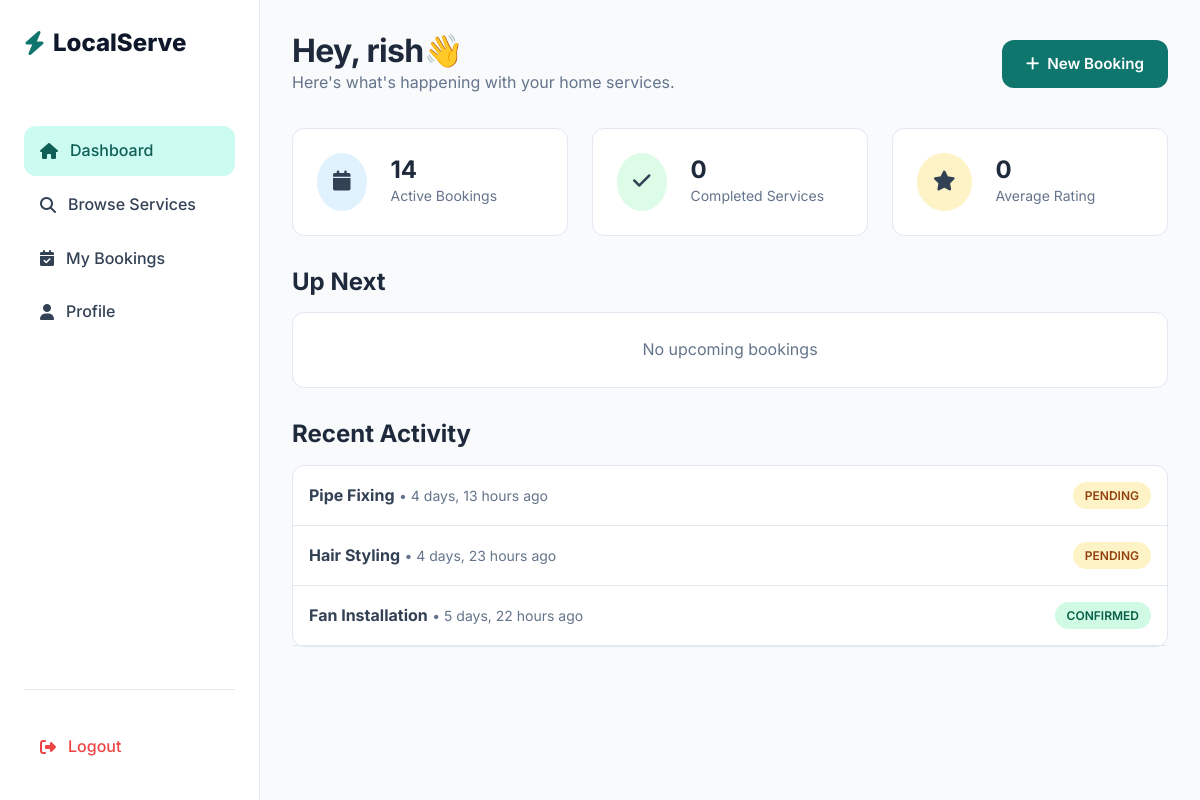
Before: /dashboard/customer/ (signed in) with the older database file.
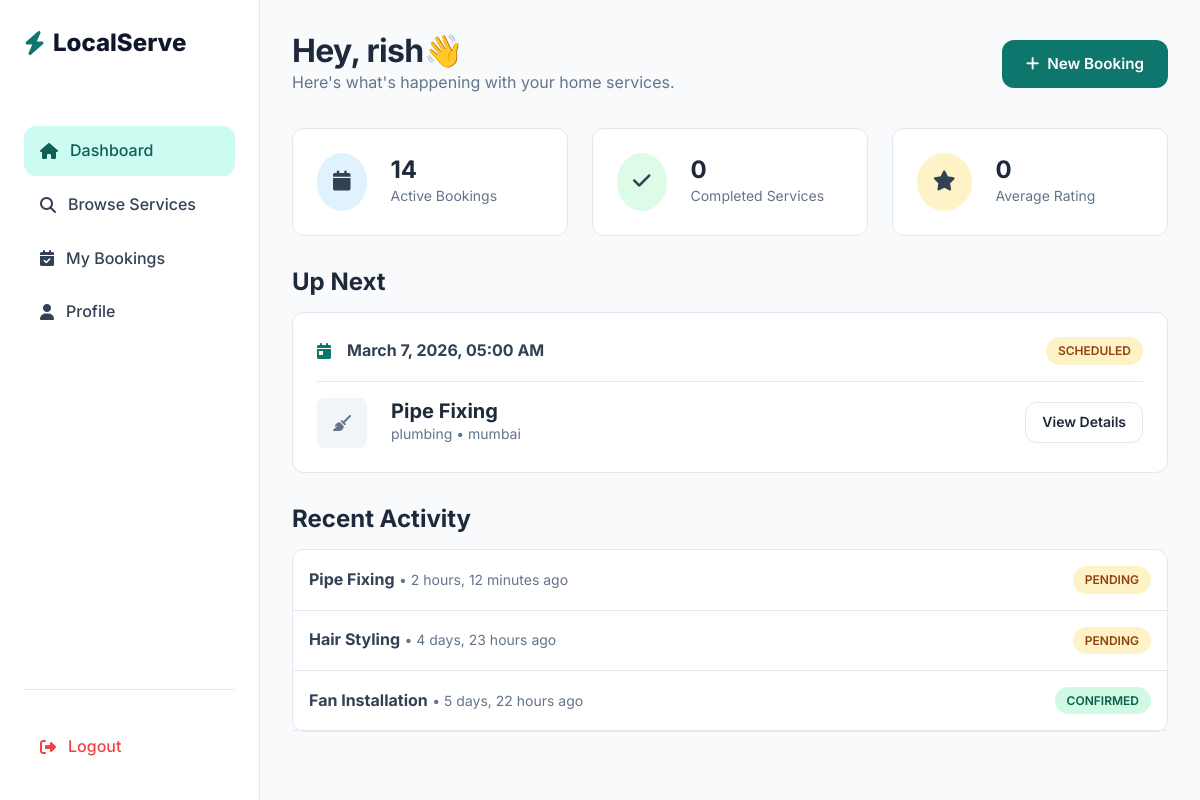
After: the same page with the newer database file.
### bookings/models.py (models this page shows, shortened)
class Booking(models.Model):
    BOOKING_STATUS_CHOICES = [
        ('PENDING','Pending'),
        ('ASSIGNED', 'Assigned'),
        ('CONFIRMED','Confirmed'),
        ('IN_PROGRESS','In Progress'),
        ('COMPLETED','Completed'),
        ('CANCELLED', 'Cancelled'),
    ]
    customer = models.ForeignKey(User, on_delete = models.CASCADE, related_name='bookings')
    service = models.ForeignKey(Service, on_delete = models.CASCADE, related_name='bookings')
    worker = models.ForeignKey(Worker, on_delete = models.SET_NULL, null=True, blank=True, related_name='bookings')
    booking_date = models.DateField()
    booking_time = models.TimeField()
    total_price = models.DecimalField(max_digits=8, decimal_places=2, default=0)
    label = models.CharField(max_length=50, blank=True, null=True)
    address_line = models.CharField(max_length=500)
    city = models.CharField(max_length=100)
    state = models.CharField(max_length=100)
    pincode = models.CharField(max_length=10)
    landmark = models.CharField(max_length=100, blank=True)
    booking_status = models.CharField(max_length=20, choices = BOOKING_STATUS_CHOICES, default='PENDING')
    created_at = models.DateTimeField(auto_now_add=True)
    updated_at = models.DateTimeField(auto_now = True)

### services/models.py (models this page shows, shortened)
class Service(models.Model):
    category = models.ForeignKey(ServiceCategory, on_delete=models.CASCADE, related_name = "services")
    title = models.CharField(max_length=150)
    description = models.TextField()
    price = models.DecimalField(max_digits=8,decimal_places=2)
    duration_minutes = models.IntegerField()
    image = models.ImageField(upload_to="services/",blank=True, null=True)
    is_active = models.BooleanField(default=True)
    created_at = models.DateTimeField(auto_now_add=True)
    is_best_seller = models.BooleanField(default=False)
    includes = models.TextField(blank=True,default="",
        help_text="Enter one item per line (e.g. Deep dusting, Floor cleaning, etc.)"
    )

class ServiceCategory(models.Model):
    name = models.CharField(max_length = 100,unique=True)
    icon = models.CharField(max_length = 100,blank=True)
    is_active = models.BooleanField(default = True)

### dashboard/views.py (the view)
# urls.py: path('customer/', views.customer_dashboard, name = 'customer_dashboard'),
def customer_dashboard(request):
    user = request.user
    active_bookings = Booking.objects.filter(
        customer=user,booking_status__in=["PENDING","ASSIGNED","CONFIRMED","IN_PROGRESS"]
    ).count()
    completed_services = Booking.objects.filter(customer=user,booking_status = "COMPLETED").count()
    upcoming_booking = Booking.objects.filter(customer=user,
            booking_date__gte=timezone.now().date(),
            booking_status__in=["ASSIGNED","CONFIRMED","PENDING"]).order_by("booking_date","booking_time").first()
    recent_activity = Booking.objects.filter(customer=user).order_by("-created_at")[:3]
    context = {
        "active_bookings": active_bookings,
        "completed_services": completed_services,
        "avg_rating": 0,
        "upcoming_booking": upcoming_booking,
        "recent_activity": recent_activity
    }
    return render(request,'customer/dashboard/customer_dashboard.html',context)

### templates/customer/dashboard/customer_dashboard.html (shortened to what this page needs)
{% extends "base_customer.html" %}
        {% block content %}
            <div class="flex justify-between items-center" style="margin-bottom: 2rem;">
                <div>
                    <h2>Hey, {{ request.user }}👋</h2>
                    <p class="text-light">Here's what's happening with your home services.</p>
                </div>
                <div class="flex items-center gap-md">
                    <a href="{% url 'services' %}" class="btn btn-primary">
                        <i class="fa-solid fa-plus"></i> New Booking
                    </a>
                </div>
            </div>
            <div class="grid grid-cols-3 grid-gap" style="margin-bottom: 2rem;">
                <div class="card p-6 flex items-center gap-lg">
                    <div style="background: #E0F2FE; padding: 1rem; border-radius: 50%;">
                        <i class="fa-solid fa-calendar text-info fa-lg"></i>
                    </div>
                    <div>
                        <h3 style="margin-bottom: 0;">{{ active_bookings }}</h3>
                        <p class="text-sm text-light">Active Bookings</p>
                    </div>
                </div>
                <div class="card p-6 flex items-center gap-lg">
                    <div style="background: #DCFCE7; padding: 1rem; border-radius: 50%;">
                        <i class="fa-solid fa-check text-success fa-lg"></i>
                    </div>
                    <div>
                        <h3 style="margin-bottom: 0;">{{ completed_services }}</h3>
                        <p class="text-sm text-light">Completed Services</p>
                    </div>
                </div>
                <div class="card p-6 flex items-center gap-lg">
                    <div style="background: #FEF3C7; padding: 1rem; border-radius: 50%;">
                        <i class="fa-solid fa-star text-warning fa-lg"></i>
                    </div>
                    <div>
                        <h3 style="margin-bottom: 0;">{{ avg_rating }}</h3>
                        <p class="text-sm text-light">Average Rating</p>
                    </div>
                </div>
            </div>
            <div style="margin-bottom: 2rem;">
                <h3 style="margin-bottom: 1rem;">Up Next</h3>
                {% if upcoming_booking %}
                <div class="card">
                    <div class="flex justify-between items-center"
                        style="border-bottom: 1px solid var(--color-border); padding-bottom: 1rem; margin-bottom: 1rem;">
                        <div class="flex items-center gap-md">
                            <i class="fa-solid fa-calendar-day text-primary"></i>
                            <span class="font-bold">{{ upcoming_booking.booking_date|date:"F j, Y" }},
                                        {{ upcoming_booking.booking_time|time:"h:i A" }}
                            </span>
                        </div>
                        <span class="badge badge-warning">Scheduled</span>
                    </div>
                    <div class="flex justify-between items-center">
                        <div class="flex items-center gap-lg">
                            <div
                                style="width: 50px; height: 50px; background: #F1F5F9; border-radius: 8px; display: flex; align-items: center; justify-content: center;">
                                <i class="fa-solid fa-broom text-light"></i>
                            </div>
                            <div>
                                <h4 class="margin-bottom: 0.25rem">{{ upcoming_booking.service.title }}</h4>
                                <p class="text-sm text-light">{{ upcoming_booking.service.category.name }} • {{ upcoming_booking.city }}</p>
                            </div>
                        </div>
                        <a href="{% url 'booking_detail' upcoming_booking.id %}" class="btn btn-secondary btn-sm">View Details</a>
                    </div>
                </div>
                {% else %}
                    <div class="card text-center p-6">
                        <p class="text-light">No upcoming bookings</p>
                    </div>
                    {% endif %}
            </div>
            <div>
                <h3 style="margin-bottom: 1rem;">Recent Activity</h3>
                <div class="card" style="padding: 0;">
                    {% for booking in recent_activity %}
                    <div style="padding: 1rem; border-bottom: 1px solid var(--color-border);">
                        <div class="flex justify-between items-center">
                            <div>
                                <span class="font-bold">{{ booking.service.title }}</span> <span class="text-light text-sm">• {{ booking.created_at|timesince }}
                                    ago</span>
                            </div>
                            {% if booking.booking_status == "COMPLETED" %}
                                <span class="badge badge-success">Completed</span>
                            {% elif booking.booking_status == "CANCELLED" %}
                                <span class="badge badge-danger">Cancelled</span>
                            {% elif booking.booking_status == "PENDING" %}
                                <span class="badge badge-warning">Pending</span>
                            {% elif booking.booking_status == "ASSIGNED" %}
                                <span class="badge badge-info">Assigned</span>
                            {% elif booking.booking_status == "CONFIRMED" %}
                                <span class="badge badge-success">Confirmed</span>
                            {% else %}
                                <span class="badge badge-secondary">{{ booking.booking_status }}</span>
                            {% endif %}
                        </div>
                    </div>
                    {% empty %}
                    <div style="padding: 1rem;">
                        <p class="text-light">No recent activity</p>
                    </div>
                    {% endfor %}
                </div>
            </div>
            {% endblock %}

### templates/base_customer.html (shortened to what this page needs)
{% load static %}
<!DOCTYPE html>
<html lang="en">
<head>
    <link rel="stylesheet" href="{% static 'css/style.css' %}">
    <link rel="stylesheet"
          href="https://cdnjs.cloudflare.com/ajax/libs/font-awesome/6.4.0/css/all.min.css">
</head>
<body>
<div class="dashboard-layout">
    {% include "sidebar/customersidebar.html" %}
    <main class="dashboard-content">
        {% block content %}
        {% endblock %}
    </main>
</div>
</body>
</html>

### templates/sidebar/customersidebar.html
        <aside class="sidebar">
            <a href="{% url 'home' %}" class="logo" style="margin-bottom: 2rem;">
                <i class="fa-solid fa-bolt text-primary"></i>
                <span>LocalServe</span>
            </a>
            <div class="sidebar-menu">
                <a href="{% url 'customer_dashboard' %}" class="sidebar-item  {% if request.resolver_match.url_name == 'customer_dashboard' %} active {% endif %}">
                    <i class="fa-solid fa-house"></i> Dashboard
                </a>
                <a href="{% url 'services' %}" class="sidebar-item {% if request.resolver_match.url_name == 'services' %} active {%  endif %}" >
                    <i class="fa-solid fa-magnifying-glass"></i> Browse Services
                </a>
                <a href="{% url 'booking' %}" class="sidebar-item {% if request.resolver_match.url_name == 'booking' %}active{% endif %}">
                    <i class="fa-solid fa-calendar-check"></i> My Bookings
                </a>
                <a href="{% url "profile" %}" class="sidebar-item {% if request.resolver_match.url_name == 'profile' %}active{% endif %}">
                    <i class="fa-solid fa-user"></i> Profile
                </a>
            </div>
            <div style="margin-top: auto; padding-top: 2rem; border-top: 1px solid var(--color-border);">
                <a href="{% url 'logout_user' %}" class="sidebar-item" style="color: var(--color-danger);">
                    <i class="fa-solid fa-right-from-bracket"></i> Logout
                </a>
            </div>
        </aside>

### static/css/style.css (style rules this page uses)
:root { --color-primary: #0F766E; --color-primary-dark: #0F5F57; --color-primary-light: #CCFBF1; --color-secondary: #0F172A; --color-accent: #F59E0B; --color-bg: #F8FAFC; --color-surface: #FFFFFF; --color-border: #E2E8F0; --color-text: #334155; --color-text-dark: #1E293B; --color-text-light: #64748B; --color-text-white: #FFFFFF; --color-success: #10B981; --color-warning: #F59E0B; --color-danger: #EF4444; --color-info: #3B82F6; --spacing-xs: 0.25rem; --spacing-sm: 0.5rem; --spacing-md: 1rem; --spacing-lg: 1.5rem; --spacing-xl: 3rem; --radius-sm: 6px; --radius-md: 12px; --radius-lg: 20px; --radius-full: 9999px; --shadow-sm: 0 1px 2px 0 rgba(0, 0, 0, 0.05); --shadow-md: 0 4px 6px -1px rgba(0, 0, 0, 0.1), 0 2px 4px -1px rgba(0, 0, 0, 0.06); --shadow-lg: 0 10px 15px -3px rgba(0, 0, 0, 0.1), 0 4px 6px -2px rgba(0, 0, 0, 0.05); --shadow-hover: 0 20px 25px -5px rgba(0, 0, 0, 0.1), 0 10px 10px -5px rgba(0, 0, 0, 0.04); --transition: all 0.2s cubic-bezier(0.4, 0, 0.2, 1); --header-height: 80px; --max-width: 1200px; }
*, *::before, *::after { box-sizing: border-box; margin: 0; padding: 0; }
body { font-family: 'Inter', sans-serif; background-color: var(--color-bg); color: var(--color-text); line-height: 1.6; -webkit-font-smoothing: antialiased; }
a { text-decoration: none; color: inherit; transition: var(--transition); }
.flex { display: flex; }
.items-center { align-items: center; }
.justify-between { justify-content: space-between; }
.gap-md { gap: var(--spacing-md); }
.gap-lg { gap: var(--spacing-lg); }
.grid { display: grid; }
.grid-cols-3 { grid-template-columns: repeat(3, 1fr); }
.grid-gap { gap: var(--spacing-lg); }
h1, h2, h3, h4, h5, h6 { color: var(--color-text-dark); font-weight: 700; line-height: 1.2; }
h2 { font-size: 2rem; letter-spacing: -0.02em; }
h3 { font-size: 1.5rem; }
h4 { font-size: 1.25rem; }
.text-primary { color: var(--color-primary); }
.text-light { color: var(--color-text-light); }
.text-sm { font-size: 0.875rem; }
.font-bold { font-weight: 700; }
.btn { display: inline-flex; align-items: center; justify-content: center; padding: 0.75rem 1.5rem; border-radius: var(--radius-md); font-weight: 600; cursor: pointer; transition: var(--transition); border: none; font-size: 0.95rem; gap: 0.5rem; }
.btn-primary { background-color: var(--color-primary); color: white; }
.btn-secondary { background-color: white; color: var(--color-text-dark); border: 1px solid var(--color-border); }
.btn-sm { padding: 0.5rem 1rem; font-size: 0.875rem; }
.card { background: var(--color-surface); border-radius: var(--radius-md); border: 1px solid var(--color-border); padding: var(--spacing-lg); transition: var(--transition); }
.logo { font-size: 1.5rem; font-weight: 800; color: var(--color-primary); display: flex; align-items: center; gap: 0.5rem; }
.logo span { color: var(--color-secondary); }
.badge { display: inline-block; padding: 0.25rem 0.75rem; border-radius: 50px; font-size: 0.75rem; font-weight: 600; text-transform: uppercase; }
.badge-success { background: #D1FAE5; color: #065F46; }
.badge-warning { background: #FEF3C7; color: #92400E; }
.dashboard-layout { display: grid; grid-template-columns: 260px 1fr; min-height: 100vh; }
.sidebar { background: white; border-right: 1px solid var(--color-border); padding: 1.5rem; display: flex; flex-direction: column; }
.sidebar-menu { margin-top: 2rem; }
.sidebar-item { display: flex; align-items: center; gap: 0.75rem; padding: 0.75rem 1rem; color: var(--color-text); border-radius: var(--radius-md); margin-bottom: 0.25rem; font-weight: 500; }
.sidebar-item:hover, .sidebar-item.active { background: var(--color-primary-light); color: var(--color-primary-dark); }
.dashboard-content { padding: 2rem; }
.btn { transition: all 0.2s ease; }

Changed rows visible on the page:
removed Booking: service "Pipe Fixing", created_at "4 days, 13 hours", booking_status "PENDING"
added Booking: booking_date "March 7, 2026", booking_time "05:00 AM", service "Pipe Fixing", service.category.name "plumbing", city "mumbai", created_at "2 hours, 12 minutes", booking_status "PENDING"
Other visible differences:
text no longer shown: "No upcoming bookings"
text now shown: ", SCHEDULED • View Details"
